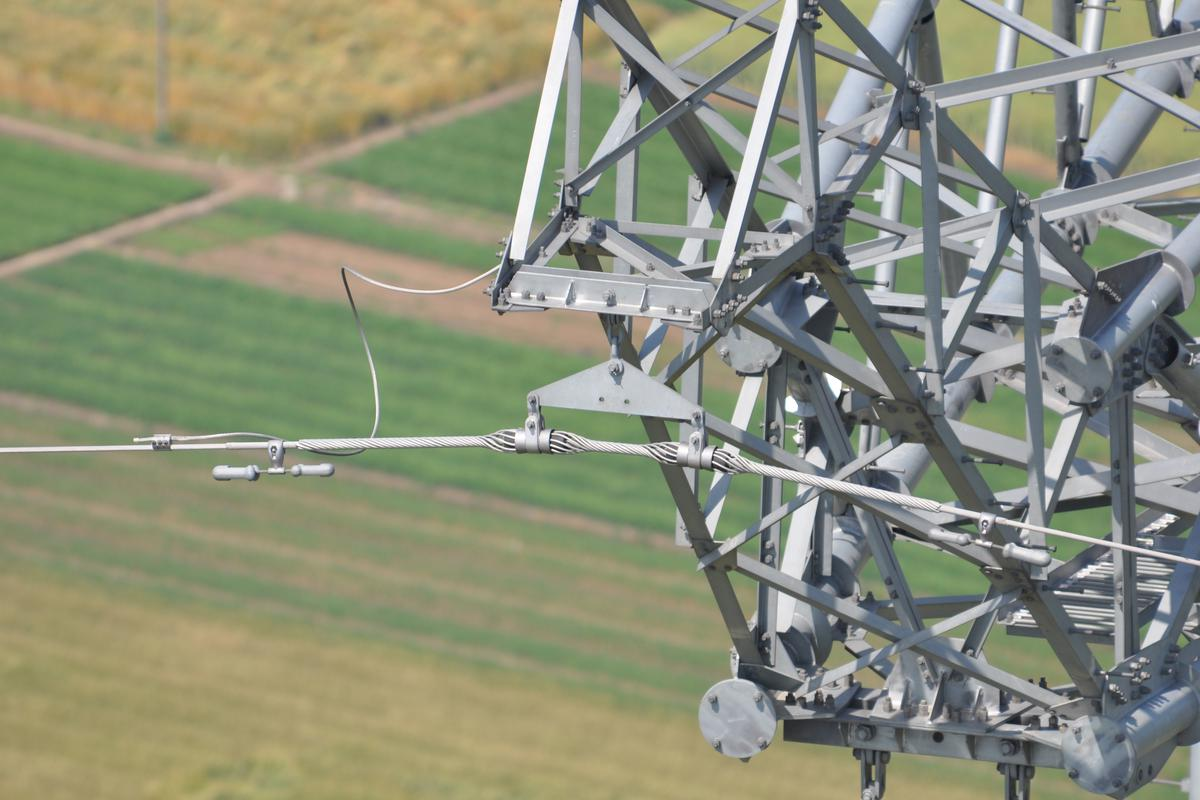
%> input picture 图像处理算法/test.jpg, 1200 x 800 px
$ octave mHog.m   (GNU Octave 9; MATLAB toolbox functions it lacks are replaced by stand-ins)
%> lines starting %> are read from the running program, lines starting %| are printed output that depends on the picture
clear all; close all; clc;

img=double(imread('test.jpg'));
imshow(img,[]);
[m n]=size(img);
%> m = 800; n = 3600

img=sqrt(img);      %伽马校正
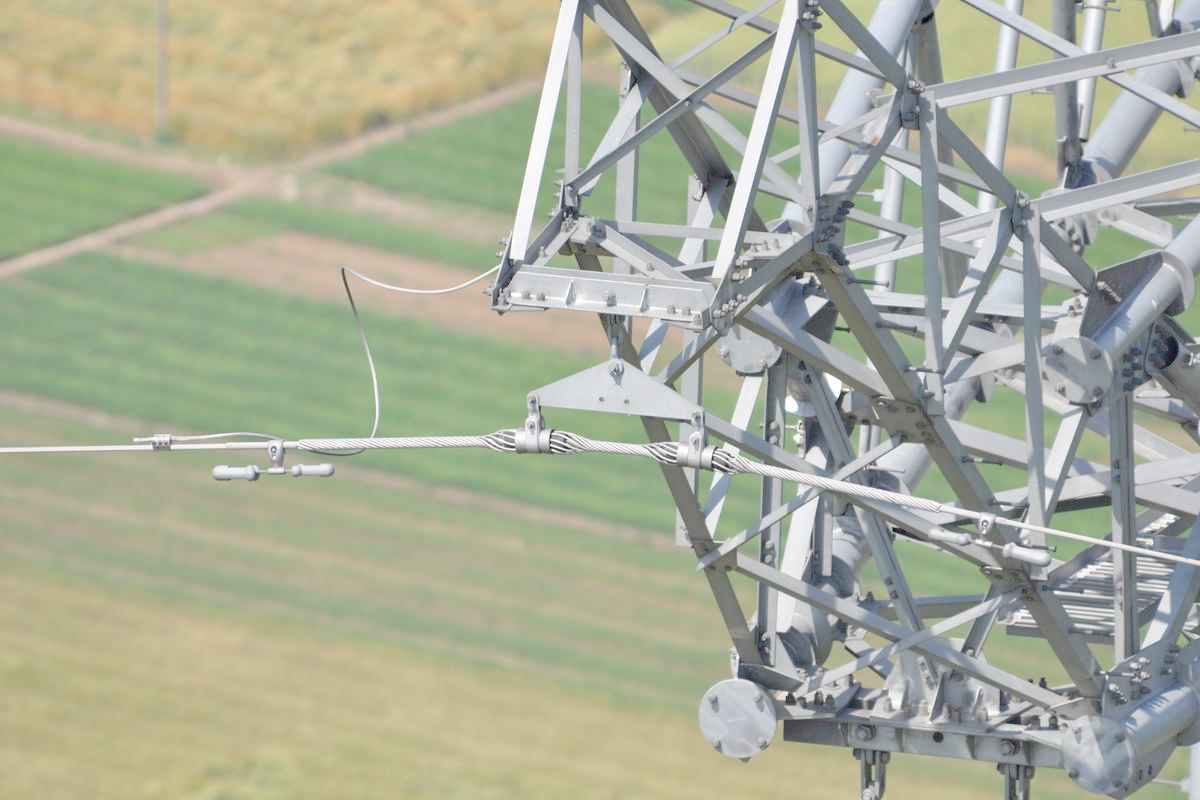
%> img: size 800x1200x3 double; mean R, G, B 11.69, 11.9, 10.9; drawn with min black and max white

%下面是求边缘
fy=[-1 0 1];        %定义竖直模板
fx=fy';             %定义水平模板
Iy=imfilter(img,fy,'replicate');    %竖直边缘
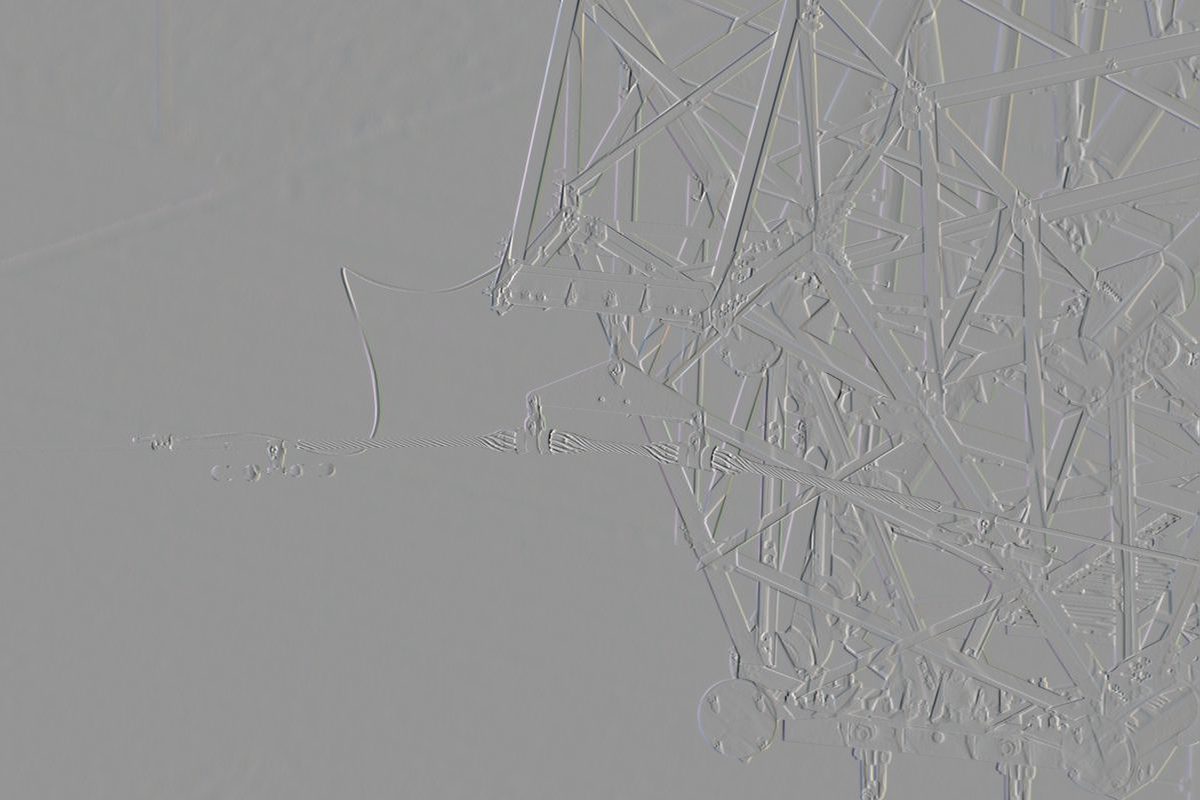
%> Iy: size 800x1200x3 double; mean R, G, B -0.00129, -0.00088, 0.00195; drawn with min black and max white
Ix=imfilter(img,fx,'replicate');    %水平边缘
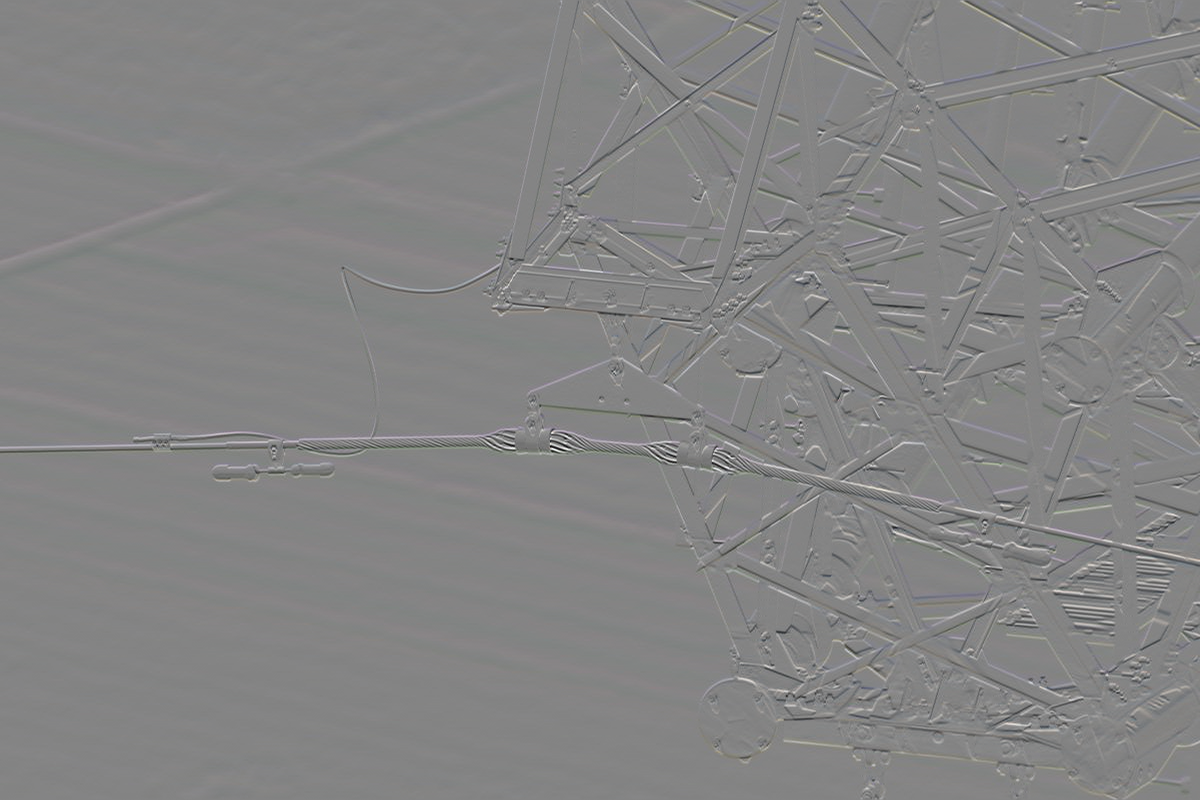
%> Ix: size 800x1200x3 double; mean R, G, B -0.000147, -0.000173, -0.00178; drawn with min black and max white
Ied=sqrt(Ix.^2+Iy.^2);              %边缘强度
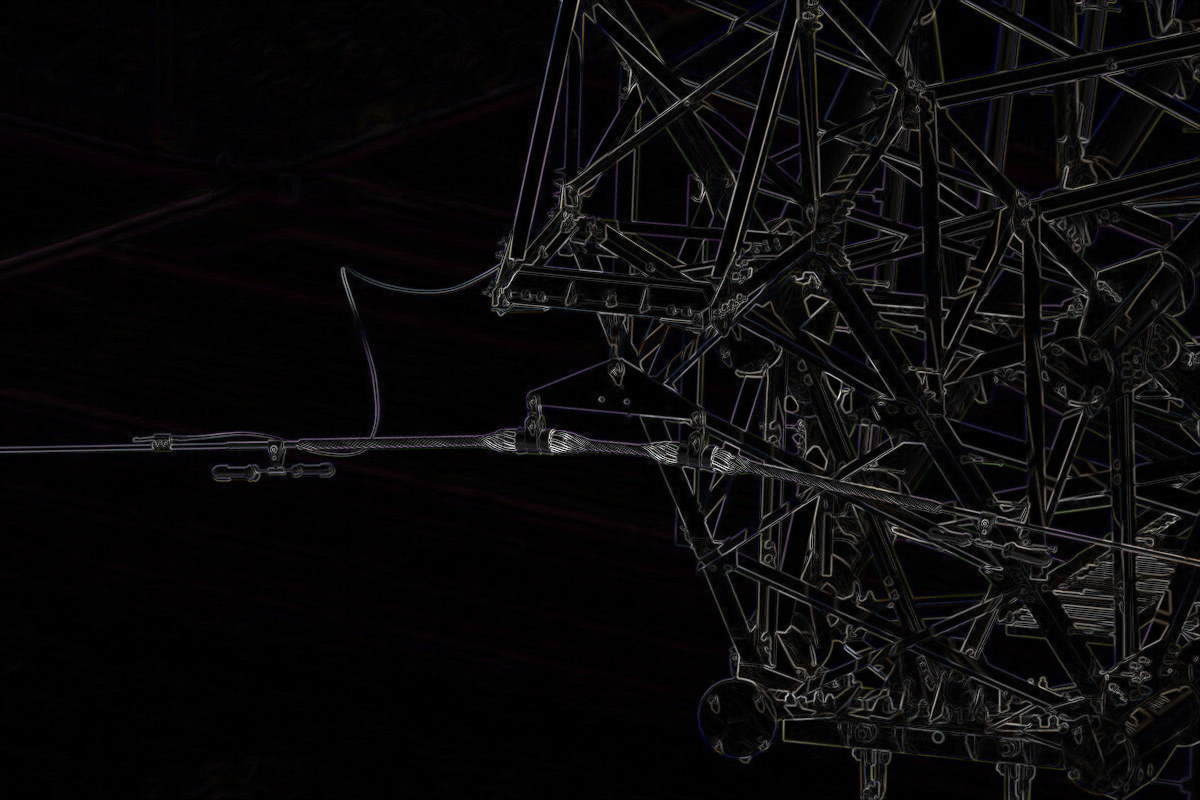
%> Ied: size 800x1200x3 double; mean R, G, B 0.512, 0.465, 0.5; drawn with min black and max white
Iphase=Iy./Ix;              %边缘斜率，有些为inf,-inf,nan，其中nan需要再处理一下
%> Iphase: size 800x1200x3 double; 13.22% of the values are NaN or infinite; the others: min -195.6, max 167, mean 0.0282


%下面是求cell
step=16;                %step*step个像素作为一个单元
orient=9;               %方向直方图的方向个数
jiao=360/orient;        %每个方向包含的角度数
Cell=cell(1,1);              %所有的角度直方图,cell是可以动态增加的，所以先设了一个
ii=1;
jj=1;
%> (the run ends here)
